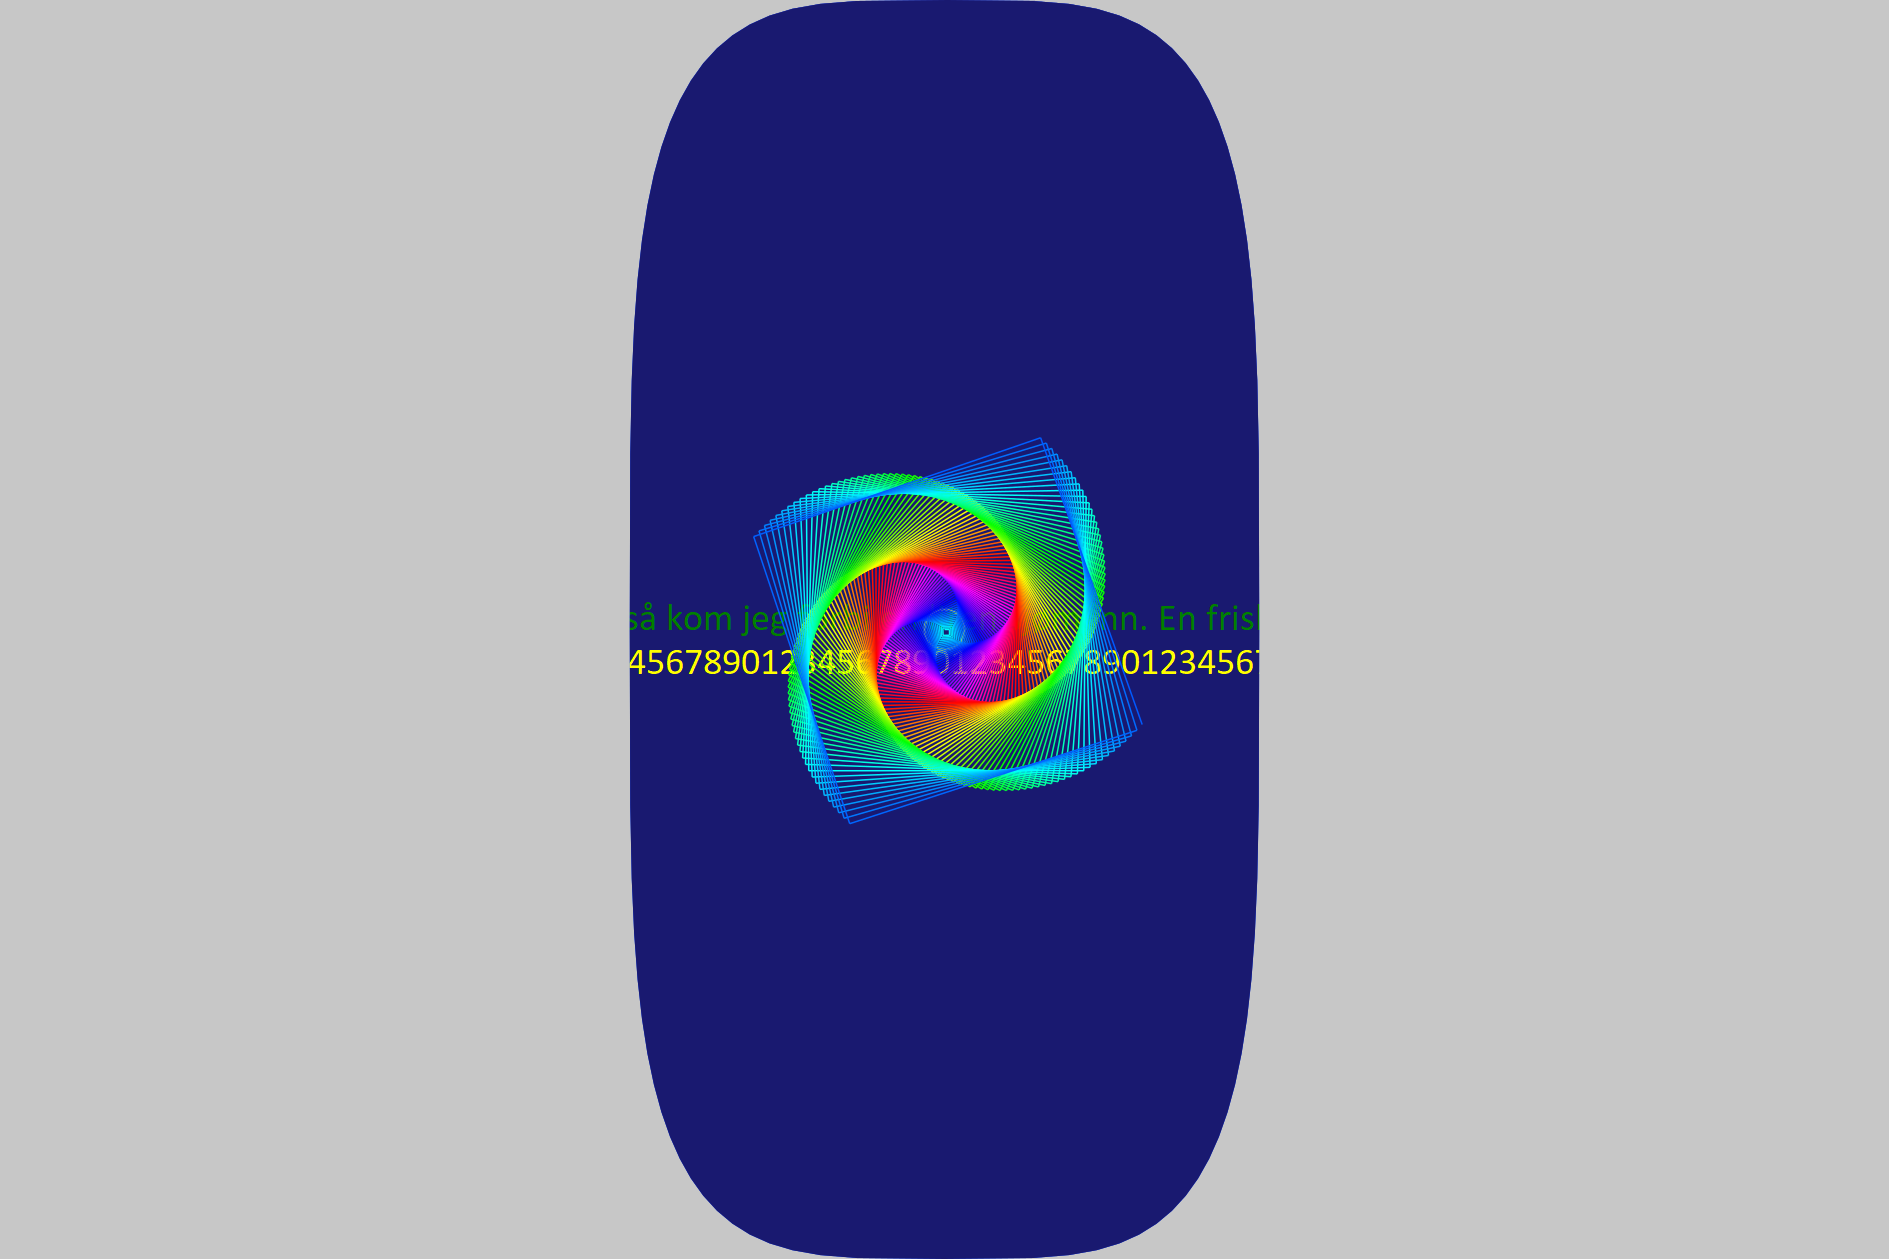

This chart was generated by the following Julia code:
import MechanicalSketch
import MechanicalSketch: color_with_lumin, color_from_palette, empty_figure, background, sethue, O
import MechanicalSketch: PALETTE, m, finish, WI, HE, EM, place_image
import MechanicalSketch: circle, ellipse, squircle, rect
import MechanicalSketch: box, clipreset, readpng, placeimage, setopacity

#let
BACKCOLOR = color_with_lumin(PALETTE[8], 80);
function restart()
    empty_figure(joinpath(@__DIR__, "test_19.png"))
    background(BACKCOLOR)
    sethue(PALETTE[1])
end
restart()

# Some basic fill shapes...
squircle(O,  5m, 10m; action = :fillpreserve, rt = 0.5)
sethue(color_from_palette("red"))
circle(O + (-2m, 2m), 2m , :fillpreserve)
setopacity(0.2)
box(O + (-4m, 4m), O + (-3m, 3m), :fillpreserve)
sethue(color_from_palette("yellow"))
ellipse(O + (2m, -2m), 1m, 2m; action = :fillpreserve)
# Set a clip area for following actions
setopacity(0.8)
squircle(O,  5m, 10m; action = :clip, rt = 0.5)
sethue(color_from_palette("midnightblue"))
box(O + (-3m, 1m), O + (20m, 20m), :fillpreserve)
img = readpng(joinpath(@__DIR__, "test_1.png"))
setopacity(0.2)
place_image(O, img; centered = true, alpha = 0.1)
clipreset()

place_image(O + (-WI / 2, -HE / 2), img; centered = true, alpha = 0.2)
place_image(O, img; centered = false, alpha = 0.2)
pt = O + (-WI / 4, HE / 4)
ptul, ptbr, sc = place_image(pt, img; centered = true, alpha = 0.9, scalefactor = 0.5)
pt = O + (WI / 4, -HE / 4)
ptul, ptbr, sc = place_image(pt, img; centered = true, scalefactor = 0.25)

finish()

#end